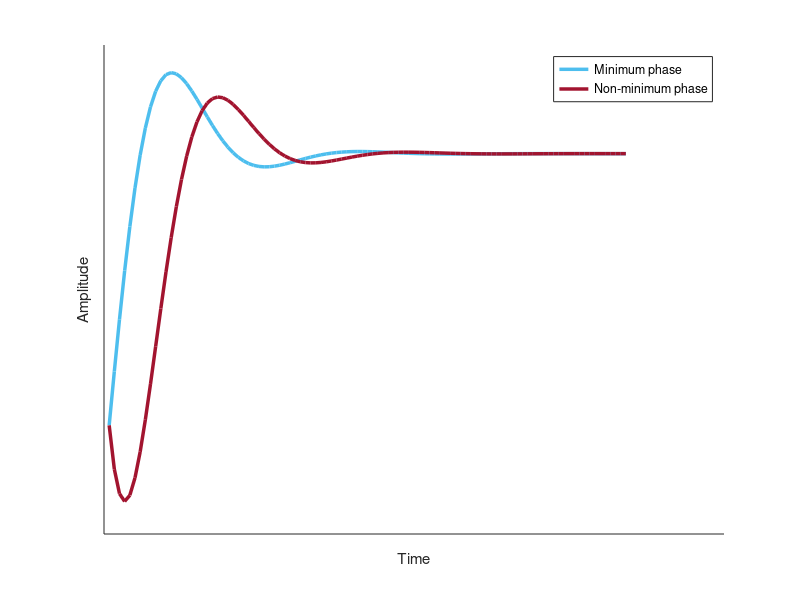

Reproduce this figure in MATLAB.
close all
clear variables

colors.blue   = [0.3010, 0.7450, 0.9330];
colors.red    = [0.6350, 0.0780, 0.1840];
colors.yellow = [0.9290, 0.6940, 0.1250];

%% 
s = tf('s');
sysbrol1 =  (s+1)/(1+s+s^2);
sysbrol2 = -(s-1)/(1+s+s^2);

step1 = step(sysbrol1);
step2 = step(sysbrol2);

figure
hold on
plot(step1, 'Color', colors.blue, 'LineWidth',2.5)
plot(step2, 'Color', colors.red, 'LineWidth',2.5)
set(gca,'xtick',[], 'ytick',[])
xlabel('Time')
ylabel('Amplitude')
legend('Minimum phase', 'Non-minimum phase')
